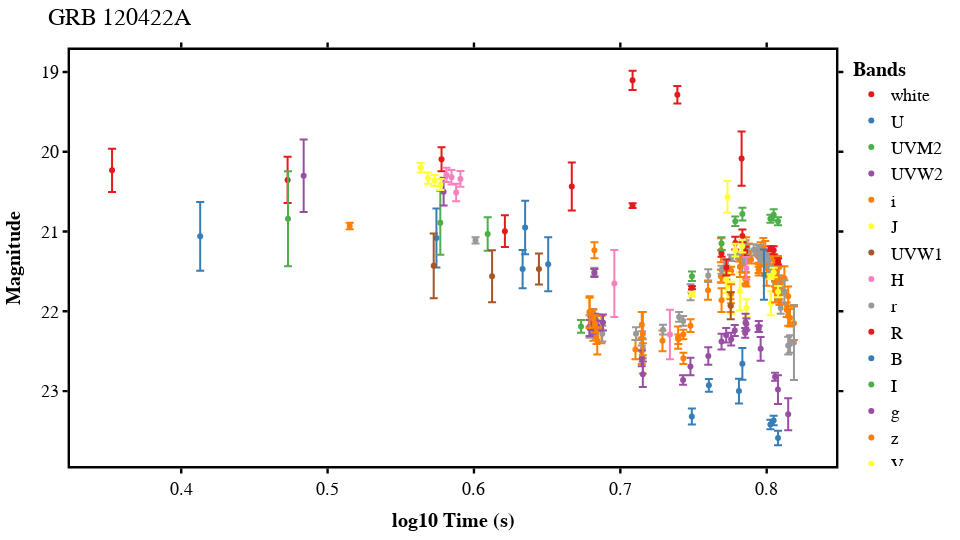

Notebook source saved alongside this figure:
### Code cell
grb = '120422A'

lc = Lightcurve(path = 'data/'+grb+'_magAB_extcorr.txt',
                #data_space= 'lin',
                name = grb)
lc.displayGRB()

### Figure 1 — Plotly figure (JSON) as saved in the notebook; plotly's stock layout.template omitted (floating-point values rounded to 4 significant figures)
{"data": [{"customdata": [["NGSO/Swift/UVOT"], ["NGSO/Swift/UVOT"], ["NGSO/Swift/UVOT"]], "error_y": {"array": [0.27, 0.29, 0.15]}, "hovertemplate": "color=white<br>x=%{x}<br>y=%{y}<br>telescope=%{customdata[0]}<extra></extra>", "legendgroup": "white", "marker": {"color": "rgb(228,26,28)", "symbol": "circle"}, "mode": "markers", "name": "white", "orientation": "v", "showlegend": true, "type": "scatter", "x": [0.3527, 0.4727, 0.5779], "xaxis": "x", "y": [20.23, 20.35, 20.09], "yaxis": "y"}, {"customdata": [["NGSO/Swift/UVOT"], ["NGSO/Swift/UVOT"], ["NGSO/Swift/UVOT"], ["NGSO/Swift/UVOT"], ["NGSO/Swift/UVOT"]], "error_y": {"array": [0.43, 0.37, 0.24, 0.34, 0.155]}, "hovertemplate": "color=U<br>x=%{x}<br>y=%{y}<br>telescope=%{customdata[0]}<extra></extra>", "legendgroup": "U", "marker": {"color": "rgb(55,126,184)", "symbol": "circle"}, "mode": "markers", "name": "U", "orientation": "v", "showlegend": true, "type": "scatter", "x": [0.413, 0.5744, 0.6332, 0.6507, 0.7811], "xaxis": "x", "y": [21.06, 21.08, 21.47, 21.41, 23], "yaxis": "y"}, {"customdata": [["NGSO/Swift/UVOT"], ["NGSO/Swift/UVOT"], ["NGSO/Swift/UVOT"]], "error_y": {"array": [0.595, 0.4, 0.21]}, "hovertemplate": "color=UVM2<br>x=%{x}<br>y=%{y}<br>telescope=%{customdata[0]}<extra></extra>", "legendgroup": "UVM2", "marker": {"color": "rgb(77,175,74)", "symbol": "circle"}, "mode": "markers", "name": "UVM2", "orientation": "v", "showlegend": true, "type": "scatter", "x": [0.4729, 0.577, 0.6094], "xaxis": "x", "y": [20.84, 20.89, 21.03], "yaxis": "y"}, {"customdata": [["NGSO/Swift/UVOT"], ["NGSO/Swift/UVOT"]], "error_y": {"array": [0.455, 0.175]}, "hovertemplate": "color=UVW2<br>x=%{x}<br>y=%{y}<br>telescope=%{customdata[0]}<extra></extra>", "legendgroup": "UVW2", "marker": {"color": "rgb(152,78,163)", "symbol": "circle"}, "mode": "markers", "name": "UVW2", "orientation": "v", "showlegend": true, "type": "scatter", "x": [0.4836, 0.5793], "xaxis": "x", "y": [20.3, 20.5], "yaxis": "y"}, {"customdata": [["MKO/Gemini-North(8.1m)/GMOS"], ["LSO/MPG-ESO(2.2m)/GROND"], ["LSO/MPG-ESO(2.2m)/GROND"], ["LSO/MPG-ESO(2.2m)/GROND"], ["MKO/Gemini-North(8.1m)/GMOS"], ["LSO/MPG-ESO(2.2m)/GROND"], ["LSO/MPG-ESO(2.2m)/GROND"], ["PO/60inches/SEDM"], ["ORM/NOT(2.56m)/MOSCA"], ["LSO/MPG-ESO(2.2m)/GROND"], ["LSO/MPG-ESO(2.2m)/GROND"], ["ORM/NOT(2.56m)/MOSCA"], ["ORM/GTC(10.4m)/OSIRIS"], ["ORM/NOT(2.56m)/ALFOSC"], ["MKO/Gemini-North(8.1m)/GMOS"], ["ORM/NOT(2.56m)/ALFOSC"], ["ORM/TNG(3.58m)/LRS"], ["ORM/NOT(2.56m)/ALFOSC"], ["ORM/NOT(2.56m)/ALFOSC"], ["LSO/MPG-ESO(2.2m)/GROND"], ["ORM/TNG(3.58m)/LRS"], ["ORM/NOT(2.56m)/StanCam"], ["LSO/MPG-ESO(2.2m)/GROND"], ["ORM/TNG(3.58m)/LRS"], ["ORM/TNG(3.58m)/LRS"], ["ORM/GTC(10.4m)/OSIRIS"], ["ORM/NOT(2.56m)/StanCam"], ["ORM/GTC(10.4m)/OSIRIS"], ["PO/60inches/SEDM"], ["MKO/Gemini-North(8.1m)/GMOS"], ["PO/60inches/SEDM"], ["ORM/NOT(2.56m)/StanCam"], ["ORM/NOT(2.56m)/ALFOSC"], ["LSO/MPG-ESO(2.2m)/GROND"], ["MKO/Gemini-North(8.1m)/GMOS"], ["ORM/TNG(3.58m)/LRS"], ["PO/60inches/SEDM"], ["PO/60inches/SEDM"], ["ORM/NOT(2.56m)/ALFOSC"], ["PO/60inches/SEDM"], ["ORM/NOT(2.56m)/ALFOSC"], ["ORM/NOT(2.56m)/MOSCA"], ["LCO/Magellan2Clay(6.5m)/LDSS-3"], ["ORM/NOT(2.56m)/MOSCA"], ["LSO/MPG-ESO(2.2m)/GROND"], ["LCO/duPont(2.5m)/WFIRC"], ["ORM/NOT(2.56m)/MOSCA"], ["PO/60inches/SEDM"], ["ORM/TNG(3.58m)/LRS"], ["LCO/Magellan2Clay(6.5m)/LDSS-3"], ["PO/60inches/SEDM"], ["MKO/Gemini-North(8.1m)/GMOS"], ["ORM/NOT(2.56m)/ALFOSC"], ["ORM/TNG(3.58m)/LRS"], ["ORM/NOT(2.56m)/ALFOSC"], ["LSO/MPG-ESO(2.2m)/GROND"], ["ORM/NOT(2.56m)/ALFOSC"], ["ORM/NOT(2.56m)/ALFOSC"]], "error_y": {"array": [0.04, 0.18, 0.07, 0.1, 0.06, 0.1, 0.09, 0.17, 0.12, 0.16, 0.19, 0.13, 0.14, 0.06, 0.06, 0.08, 0.12, 0.08, 0.15, 0.08, 0.05, 0.08, 0.05, 0.04, 0.05, 0.09, 0.05, 0.06, 0.14, 0.05, 0.11, 0.05, 0.07, 0.03, 0.04, 0.06, 0.14, 0.15, 0.22, 0.1, 0.17, 0.05, 0.04, 0.05, 0.06, 0.04, 0.06, 0.09, 0.14, 0.06, 0.15, 0.04, 0.08, 0.15, 0.09, 0.12, 0.11, 0.21]}, "hovertemplate": "color=i<br>x=%{x}<br>y=%{y}<br>telescope=%{customdata[0]}<extra></extra>", "legendgroup": "i", "marker": {"color": "rgb(255,127,0)", "symbol": "circle"}, "mode": "markers", "name": "i", "orientation": "v", "showlegend": true, "type": "scatter", "x": [0.5151, 0.679, 0.6804, 0.6815, 0.6821, 0.6823, 0.6837, 0.6871, 0.7103, 0.7146, 0.7154, 0.7288, 0.7395, 0.7397, 0.743, 0.7479, 0.7599, 0.7687, 0.7687, 0.7691, 0.7722, 0.7725, 0.7757, 0.781, 0.7854, 0.7854, 0.7854, 0.7855, 0.7859, 0.7862, 0.788, 0.7893, 0.7944, 0.7946, 0.7946, 0.7959, 0.7977, 0.7991, 0.8, 0.8003, 0.8012, 0.8036, 0.8037, 0.8057, 0.8057, 0.8058, 0.8067, 0.807, 0.8077, 0.8078, 0.8079, 0.8087, 0.8095, 0.8121, 0.8137, 0.8147, 0.8159, 0.8186], "xaxis": "x", "y": [20.93, 22.01, 22.13, 22.27, 22.16, 21.24, 22.32, 22.23, 22.48, 22.5, 22.59, 22.37, 22.33, 22.35, 22.29, 22.18, 21.74, 21.56, 21.24, 21.56, 21.48, 21.52, 21.49, 21.34, 21.33, 21.2, 21.34, 21.27, 21.21, 21.29, 21.26, 21.35, 21.32, 21.27, 21.24, 21.2, 21.22, 21.27, 21.46, 21.33, 21.41, 21.29, 21.33, 21.35, 21.47, 21.41, 21.39, 21.5, 21.45, 21.4, 21.59, 21.62, 21.63, 21.59, 21.98, 22.06, 22.08, 22.15], "yaxis": "y"}, {"customdata": [["MKO/UKIRT(3.8m)/WFCAM"], ["MKO/UKIRT(3.8m)/WFCAM"], ["MKO/UKIRT(3.8m)/WFCAM"], ["MKO/UKIRT(3.8m)/WFCAM"], ["CAHA/3.5m/Omega-2000"], ["PO/Hale(200inches)/WIRC"], ["PO/Hale(200inches)/WIRC"], ["CAHA/3.5m/Omega-2000"], ["MKO/UKIRT(3.8m)/WFCAM"], ["MKO/Gemini-North(8.1m)/NIRI"], ["MKO/UKIRT(3.8m)/WFCAM"]], "error_y": {"array": [0.06, 0.07, 0.07, 0.07, 0.17, 0.16, 0.2, 0.2, 0.24, 0.11, 0.15]}, "hovertemplate": "color=J<br>x=%{x}<br>y=%{y}<br>telescope=%{customdata[0]}<extra></extra>", "legendgroup": "J", "marker": {"color": "rgb(255,255,51)", "symbol": "circle"}, "mode": "markers", "name": "J", "orientation": "v", "showlegend": true, "type": "scatter", "x": [0.5637, 0.5686, 0.573, 0.5771, 0.7722, 0.7732, 0.7732, 0.7756, 0.7816, 0.7862, 0.8029], "xaxis": "x", "y": [20.2, 20.33, 20.36, 20.41, 21.6, 21.68, 20.57, 21.83, 21.75, 21.96, 21.9], "yaxis": "y"}, {"customdata": [["NGSO/Swift/UVOT"], ["NGSO/Swift/UVOT"], ["NGSO/Swift/UVOT"]], "error_y": {"array": [0.405, 0.325, 0.195]}, "hovertemplate": "color=UVW1<br>x=%{x}<br>y=%{y}<br>telescope=%{customdata[0]}<extra></extra>", "legendgroup": "UVW1", "marker": {"color": "rgb(166,86,40)", "symbol": "circle"}, "mode": "markers", "name": "UVW1", "orientation": "v", "showlegend": true, "type": "scatter", "x": [0.5725, 0.6124, 0.6444], "xaxis": "x", "y": [21.43, 21.56, 21.47], "yaxis": "y"}, {"customdata": [["MKO/UKIRT(3.8m)/WFCAM"], ["MKO/UKIRT(3.8m)/WFCAM"], ["MKO/UKIRT(3.8m)/WFCAM"], ["MKO/UKIRT(3.8m)/WFCAM"], ["MKO/UKIRT(3.8m)/WFCAM"], ["MKO/UKIRT(3.8m)/WFCAM"]], "error_y": {"array": [0.09, 0.09, 0.11, 0.1, 0.42, 0.31]}, "hovertemplate": "color=H<br>x=%{x}<br>y=%{y}<br>telescope=%{customdata[0]}<extra></extra>", "legendgroup": "H", "marker": {"color": "rgb(247,129,191)", "symbol": "circle"}, "mode": "markers", "name": "H", "orientation": "v", "showlegend": true, "type": "scatter", "x": [0.5812, 0.5846, 0.5878, 0.5908, 0.6959, 0.7339], "xaxis": "x", "y": [20.29, 20.32, 20.51, 20.34, 21.65, 22.29], "yaxis": "y"}, {"customdata": [["MKO/Gemini-North(8.1m)/GMOS"], ["LSO/MPG-ESO(2.2m)/GROND"], ["LSO/MPG-ESO(2.2m)/GROND"], ["LSO/MPG-ESO(2.2m)/GROND"], ["MKO/Gemini-North(8.1m)/GMOS"], ["LSO/MPG-ESO(2.2m)/GROND"], ["LSO/MPG-ESO(2.2m)/GROND"], ["LSO/MPG-ESO(2.2m)/GROND"], ["PO/60inches/SEDM"], ["ORM/NOT(2.56m)/MOSCA"], ["LSO/MPG-ESO(2.2m)/GROND"], ["LSO/MPG-ESO(2.2m)/GROND"], ["ORM/NOT(2.56m)/MOSCA"], ["ORM/NOT(2.56m)/ALFOSC"], ["MKO/Gemini-North(8.1m)/GMOS"], ["ORM/TNG(3.58m)/LRS"], ["ORM/TNG(3.58m)/LRS"], ["LSO/MPG-ESO(2.2m)/GROND"], ["ORM/TNG(3.58m)/LRS"], ["LSO/MPG-ESO(2.2m)/GROND"], ["ORM/TNG(3.58m)/LRS"], ["MKO/Gemini-North(8.1m)/GMOS"], ["ORM/TNG(3.58m)/LRS"], ["ORM/GTC(10.4m)/OSIRIS"], ["MKO/Gemini-North(8.1m)/GMOS"], ["ORM/NOT(2.56m)/ALFOSC"], ["LSO/MPG-ESO(2.2m)/GROND"], ["MKO/Gemini-North(8.1m)/GMOS"], ["ORM/TNG(3.58m)/LRS"], ["MKO/Gemini-North(8.1m)/GMOS"], ["ORM/NOT(2.56m)/ALFOSC"], ["ORM/NOT(2.56m)/MOSCA"], ["MKO/Gemini-North(8.1m)/GMOS"], ["LCO/Magellan2Clay(6.5m)/LDSS-3"], ["LSO/MPG-ESO(2.2m)/GROND"], ["ORM/NOT(2.56m)/MOSCA"], ["LCO/duPont(2.5m)/WFIRC"], ["ORM/NOT(2.56m)/MOSCA"], ["ORM/TNG(3.58m)/LRS"], ["MKO/Gemini-North(8.1m)/GMOS"], ["MKO/Gemini-North(8.1m)/GMOS"], ["ORM/NOT(2.56m)/ALFOSC"], ["ORM/TNG(3.58m)/LRS"], ["LSO/MPG-ESO(2.2m)/GROND"], ["MKO/Gemini-North(8.1m)/GMOS"], ["ORM/NOT(2.56m)/ALFOSC"]], "error_y": {"array": [0.04, 0.14, 0.07, 0.05, 0.05, 0.05, 0.07, 0.08, 0.1, 0.08, 0.09, 0.12, 0.06, 0.06, 0.06, 0.1, 0.08, 0.05, 0.04, 0.04, 0.04, 0.1, 0.05, 0.14, 0.05, 0.07, 0.04, 0.05, 0.07, 0.06, 0.08, 0.05, 0.04, 0.04, 0.04, 0.08, 0.05, 0.07, 0.14, 0.04, 0.08, 0.07, 0.15, 0.11, 0.11, 0.47]}, "hovertemplate": "color=r<br>x=%{x}<br>y=%{y}<br>telescope=%{customdata[0]}<extra></extra>", "legendgroup": "r", "marker": {"color": "rgb(153,153,153)", "symbol": "circle"}, "mode": "markers", "name": "r", "orientation": "v", "showlegend": true, "type": "scatter", "x": [0.6011, 0.679, 0.6804, 0.6815, 0.6821, 0.6823, 0.6826, 0.6842, 0.6876, 0.7107, 0.7146, 0.7154, 0.7291, 0.7401, 0.7429, 0.748, 0.76, 0.7691, 0.7723, 0.7757, 0.7809, 0.7833, 0.7854, 0.7855, 0.7861, 0.7911, 0.7946, 0.7946, 0.7959, 0.7988, 0.8012, 0.8035, 0.8036, 0.8037, 0.8057, 0.8058, 0.8058, 0.8077, 0.8077, 0.8077, 0.8087, 0.8095, 0.8121, 0.8147, 0.816, 0.8186], "xaxis": "x", "y": [21.11, 22.19, 22.17, 22.02, 22.1, 21.5, 22.22, 22.12, 22.28, 22.28, 22.34, 22.47, 22.23, 22.07, 22.12, 21.76, 21.55, 21.48, 21.39, 21.33, 21.3, 21.41, 21.16, 21.37, 21.26, 21.23, 21.21, 21.27, 21.36, 21.32, 21.36, 21.48, 21.51, 21.55, 21.65, 21.54, 21.58, 21.79, 21.69, 21.73, 21.77, 21.96, 21.76, 22.43, 22.41, 22.39], "yaxis": "y"}, {"customdata": [["Zadko/1m/Andor"], ["CrAO/AZT-11/PL230"], ["CrAO/AZT-11/PL230"], ["CrAO/AZT-11/PL230"], ["CrAO/AZT-11/PL230"], ["PAO/VLT(8.2m)/FORS2"], ["PAO/VLT(8.2m)/FORS2"], ["ORM/NOT(2.56m)/StanCam"], ["PAO/VLT(8.2m)/FORS2"], ["Sayan/AZT-33IK(1.6m)/E2V-CCD30-11"], ["PAO/VLT(8.2m)/FORS2"], ["ORM/NOT(2.56m)/StanCam"], ["PAO/VLT(8.2m)/FORS2"], ["PAO/VLT(8.2m)/FORS2"], ["PAO/VLT(8.2m)/FORS2"]], "error_y": {"array": [0.2, 0.3, 0.12, 0.03, 0.11, 0.02, 0.04, 0.1, 0.08, 0.34, 0.08, 0.06, 0.03, 0.05, 0.04]}, "hovertemplate": "color=R<br>x=%{x}<br>y=%{y}<br>telescope=%{customdata[0]}<extra></extra>", "legendgroup": "R", "marker": {"color": "rgb(228,26,28)", "symbol": "circle"}, "mode": "markers", "name": "R", "orientation": "v", "showlegend": true, "type": "scatter", "x": [0.6211, 0.6668, 0.7084, 0.7084, 0.739, 0.7489, 0.7691, 0.7725, 0.7785, 0.7829, 0.7834, 0.7854, 0.8025, 0.8048, 0.8078], "xaxis": "x", "y": [21.0, 20.43, 19.1, 20.67, 19.28, 21.7, 21.27, 21.45, 21.14, 20.08, 21.05, 21.25, 21.21, 21.23, 21.37], "yaxis": "y"}, {"customdata": [["NGSO/Swift/UVOT"], ["PAO/VLT(8.2m)/FORS2"], ["PAO/VLT(8.2m)/FORS2"], ["PAO/VLT(8.2m)/FORS2"], ["NGSO/Swift/UVOT"], ["PAO/VLT(8.2m)/FORS2"], ["PAO/VLT(8.2m)/FORS2"], ["PAO/VLT(8.2m)/FORS2"]], "error_y": {"array": [0.335, 0.1, 0.08, 0.2, 0.315, 0.06, 0.06, 0.09]}, "hovertemplate": "color=B<br>x=%{x}<br>y=%{y}<br>telescope=%{customdata[0]}<extra></extra>", "legendgroup": "B", "marker": {"color": "rgb(55,126,184)", "symbol": "circle"}, "mode": "markers", "name": "B", "orientation": "v", "showlegend": true, "type": "scatter", "x": [0.635, 0.7489, 0.7605, 0.7834, 0.7981, 0.8025, 0.8048, 0.8078], "xaxis": "x", "y": [20.95, 23.32, 22.93, 22.66, 21.54, 23.42, 23.37, 23.59], "yaxis": "y"}, {"customdata": [["ORM/NOT(2.56m)/MOSCA"], ["PAO/VLT(8.2m)/FORS2"], ["PAO/VLT(8.2m)/FORS2"], ["PAO/VLT(8.2m)/FORS2"], ["PAO/VLT(8.2m)/FORS2"], ["PAO/VLT(8.2m)/FORS2"], ["PAO/VLT(8.2m)/FORS2"], ["PAO/VLT(8.2m)/FORS2"]], "error_y": {"array": [0.08, 0.06, 0.08, 0.06, 0.08, 0.05, 0.07, 0.05]}, "hovertemplate": "color=I<br>x=%{x}<br>y=%{y}<br>telescope=%{customdata[0]}<extra></extra>", "legendgroup": "I", "marker": {"color": "rgb(77,175,74)", "symbol": "circle"}, "mode": "markers", "name": "I", "orientation": "v", "showlegend": true, "type": "scatter", "x": [0.6731, 0.7489, 0.7691, 0.7785, 0.7834, 0.8025, 0.8048, 0.8078], "xaxis": "x", "y": [22.19, 21.56, 21.15, 20.87, 20.78, 20.84, 20.79, 20.87], "yaxis": "y"}, {"customdata": [["LSO/MPG-ESO(2.2m)/GROND"], ["LSO/MPG-ESO(2.2m)/GROND"], ["LSO/MPG-ESO(2.2m)/GROND"], ["MKO/Gemini-North(8.1m)/GMOS"], ["LSO/MPG-ESO(2.2m)/GROND"], ["LSO/MPG-ESO(2.2m)/GROND"], ["LSO/MPG-ESO(2.2m)/GROND"], ["PO/60inches/SEDM"], ["LSO/MPG-ESO(2.2m)/GROND"], ["LSO/MPG-ESO(2.2m)/GROND"], ["MKO/Gemini-North(8.1m)/GMOS"], ["ORM/TNG(3.58m)/LRS"], ["ORM/TNG(3.58m)/LRS"], ["LSO/MPG-ESO(2.2m)/GROND"], ["ORM/TNG(3.58m)/LRS"], ["LSO/MPG-ESO(2.2m)/GROND"], ["ORM/TNG(3.58m)/LRS"], ["ORM/TNG(3.58m)/LRS"], ["ORM/GTC(10.4m)/OSIRIS"], ["MKO/Gemini-North(8.1m)/GMOS"], ["LSO/MPG-ESO(2.2m)/GROND"], ["MKO/Gemini-North(8.1m)/GMOS"], ["ORM/TNG(3.58m)/LRS"], ["LSO/MPG-ESO(2.2m)/GROND"], ["ORM/TNG(3.58m)/LRS"], ["LSO/MPG-ESO(2.2m)/GROND"]], "error_y": {"array": [0.1, 0.05, 0.07, 0.06, 0.05, 0.08, 0.06, 0.1, 0.1, 0.16, 0.06, 0.11, 0.11, 0.1, 0.09, 0.08, 0.07, 0.06, 0.11, 0.07, 0.04, 0.07, 0.15, 0.05, 0.18, 0.2]}, "hovertemplate": "color=g<br>x=%{x}<br>y=%{y}<br>telescope=%{customdata[0]}<extra></extra>", "legendgroup": "g", "marker": {"color": "rgb(152,78,163)", "symbol": "circle"}, "mode": "markers", "name": "g", "orientation": "v", "showlegend": true, "type": "scatter", "x": [0.679, 0.6804, 0.6815, 0.6817, 0.6823, 0.6826, 0.6842, 0.6882, 0.7146, 0.7154, 0.7429, 0.7479, 0.7601, 0.7691, 0.7723, 0.7757, 0.7782, 0.7853, 0.7855, 0.7861, 0.7946, 0.7946, 0.7959, 0.8057, 0.8077, 0.8147], "xaxis": "x", "y": [22.21, 22.12, 22.15, 22.22, 21.52, 22.11, 22.18, 22.14, 22.59, 22.79, 22.86, 22.69, 22.56, 22.38, 22.3, 22.35, 22.24, 22.27, 22.14, 22.16, 22.22, 22.19, 22.47, 22.82, 22.98, 23.29], "yaxis": "y"}, {"customdata": [["LSO/MPG-ESO(2.2m)/GROND"], ["LSO/MPG-ESO(2.2m)/GROND"], ["MKO/Gemini-North(8.1m)/GMOS"], ["LSO/MPG-ESO(2.2m)/GROND"], ["LSO/MPG-ESO(2.2m)/GROND"], ["LSO/MPG-ESO(2.2m)/GROND"], ["MKO/Gemini-North(8.1m)/GMOS"], ["LSO/MPG-ESO(2.2m)/GROND"], ["CAHA/3.5m/Omega-2000"], ["LSO/MPG-ESO(2.2m)/GROND"], ["MKO/UKIRT(3.8m)/WFCAM"], ["ORM/TNG(3.58m)/LRS"], ["ORM/GTC(10.4m)/OSIRIS"], ["MKO/Gemini-North(8.1m)/GMOS"], ["MKO/Gemini-North(8.1m)/GMOS"], ["LSO/MPG-ESO(2.2m)/GROND"], ["ORM/NOT(2.56m)/MOSCA"], ["LSO/MPG-ESO(2.2m)/GROND"], ["ORM/NOT(2.56m)/MOSCA"], ["MKO/Gemini-North(8.1m)/GMOS"], ["LSO/MPG-ESO(2.2m)/GROND"]], "error_y": {"array": [0.2, 0.11, 0.11, 0.17, 0.16, 0.27, 0.07, 0.15, 0.08, 0.12, 0.13, 0.08, 0.07, 0.06, 0.04, 0.07, 0.15, 0.07, 0.12, 0.06, 0.12]}, "hovertemplate": "color=z<br>x=%{x}<br>y=%{y}<br>telescope=%{customdata[0]}<extra></extra>", "legendgroup": "z", "marker": {"color": "rgb(255,127,0)", "symbol": "circle"}, "mode": "markers", "name": "z", "orientation": "v", "showlegend": true, "type": "scatter", "x": [0.679, 0.6815, 0.6828, 0.6842, 0.7146, 0.7154, 0.7431, 0.7691, 0.7753, 0.7757, 0.7817, 0.7855, 0.7856, 0.7862, 0.7945, 0.7946, 0.8057, 0.8057, 0.8067, 0.8087, 0.8147], "xaxis": "x", "y": [22.01, 22.09, 22.16, 22.37, 22.17, 22.28, 22.59, 21.86, 21.93, 21.78, 21.44, 21.59, 21.58, 21.63, 21.48, 21.48, 21.74, 21.62, 21.59, 21.86, 21.81], "yaxis": "y"}, {"customdata": [["PAO/VLT(8.2m)/FORS2"], ["PAO/VLT(8.2m)/FORS2"], ["PAO/VLT(8.2m)/FORS2"], ["PAO/VLT(8.2m)/FORS2"], ["PAO/VLT(8.2m)/FORS2"], ["PAO/VLT(8.2m)/FORS2"]], "error_y": {"array": [0.03, 0.08, 0.08, 0.03, 0.06, 0.07]}, "hovertemplate": "color=V<br>x=%{x}<br>y=%{y}<br>telescope=%{customdata[0]}<extra></extra>", "legendgroup": "V", "marker": {"color": "rgb(255,255,51)", "symbol": "circle"}, "mode": "markers", "name": "V", "orientation": "v", "showlegend": true, "type": "scatter", "x": [0.7489, 0.7785, 0.7834, 0.8025, 0.8048, 0.8078], "xaxis": "x", "y": [21.78, 21.23, 21.18, 21.56, 21.51, 21.75], "yaxis": "y"}, {"customdata": [["CAHA/3.5m/Omega-2000"]], "error_y": {"array": [0.17]}, "hovertemplate": "color=Y<br>x=%{x}<br>y=%{y}<br>telescope=%{customdata[0]}<extra></extra>", "legendgroup": "Y", "marker": {"color": "rgb(166,86,40)", "symbol": "circle"}, "mode": "markers", "name": "Y", "orientation": "v", "showlegend": true, "type": "scatter", "x": [0.7754], "xaxis": "x", "y": [21.93], "yaxis": "y"}, {"customdata": [["MKO/Gemini-North(8.1m)/NIRI"]], "error_y": {"array": [0.14]}, "hovertemplate": "color=K<br>x=%{x}<br>y=%{y}<br>telescope=%{customdata[0]}<extra></extra>", "legendgroup": "K", "marker": {"color": "rgb(247,129,191)", "symbol": "circle"}, "mode": "markers", "name": "K", "orientation": "v", "showlegend": true, "type": "scatter", "x": [0.7861], "xaxis": "x", "y": [21.46], "yaxis": "y"}], "layout": {"font": {"color": "black", "family": "arial", "size": 18}, "height": 540, "legend": {"font": {"color": "black", "family": "arial", "size": 18}, "title": {"font": {"color": "black", "family": "arial", "size": 20}, "text": "<b>Bands<b>"}, "tracegroupgap": 0}, "margin": {"b": 40, "l": 40, "r": 40, "t": 50}, "plot_bgcolor": "white", "title": {"font": {"size": 24}, "text": "GRB 120422A"}, "width": 960, "xaxis": {"anchor": "y", "domain": [0, 1], "linecolor": "black", "linewidth": 2.4, "mirror": "allticks", "showgrid": false, "showline": true, "showticklabels": true, "tickcolor": "black", "tickfont": {"color": "black", "family": "arial", "size": 18}, "ticks": "outside", "tickwidth": 2.4, "title": {"font": {"color": "black", "size": 20}, "text": "<b>log10 Time (s)<b>"}}, "yaxis": {"anchor": "x", "autorange": "reversed", "domain": [0, 1], "linecolor": "black", "linewidth": 2.4, "mirror": "allticks", "showgrid": false, "showline": true, "showticklabels": true, "tickcolor": "black", "tickfont": {"color": "black", "family": "arial", "size": 18}, "ticks": "outside", "tickwidth": 2.4, "title": {"font": {"color": "black", "size": 20}, "text": "<b>Magnitude<b>"}}}}
